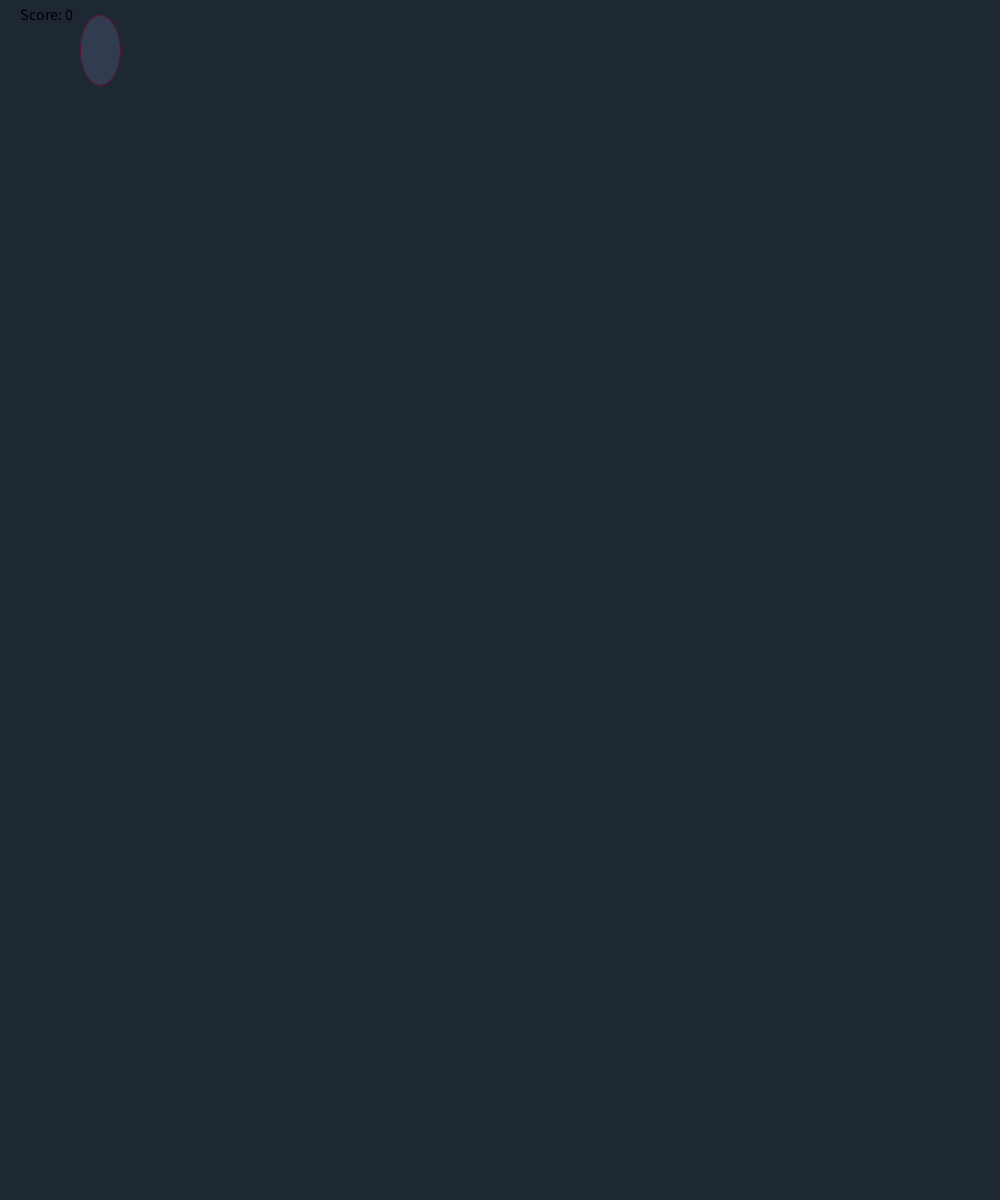
Frame 1 (no input)
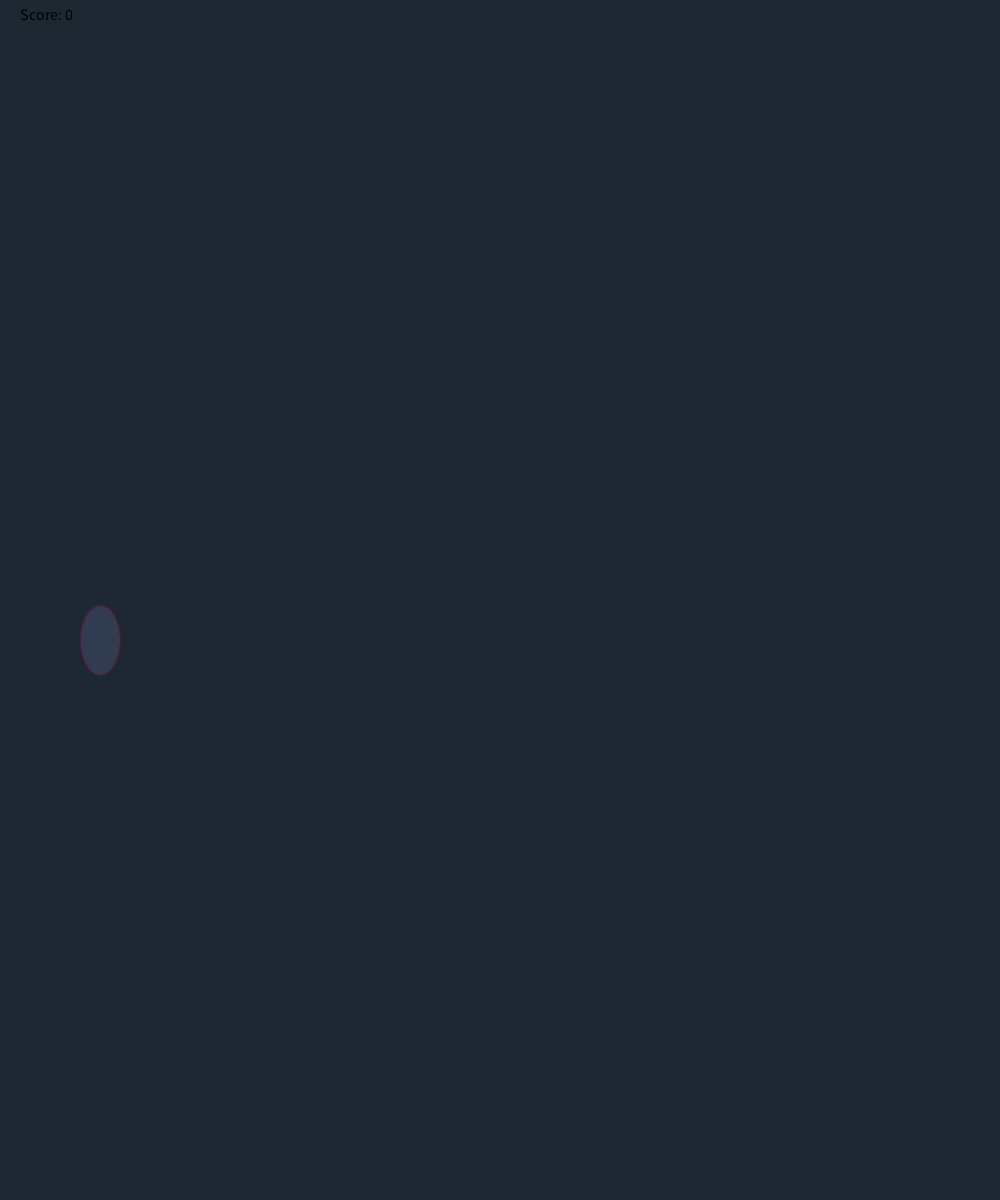
Frame 60 (the mouse pressed at the canvas centre just before this capture)
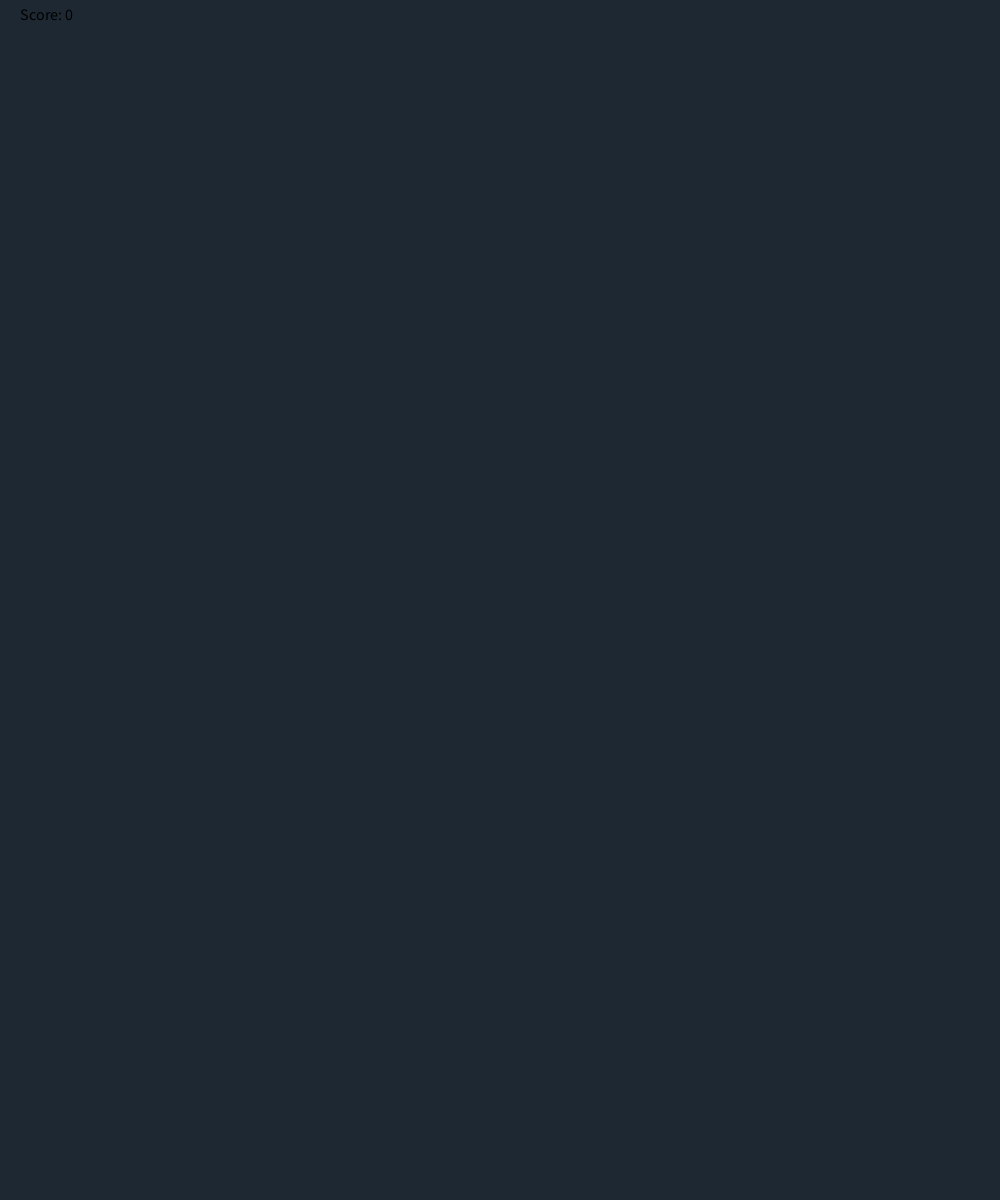
Frame 120 (the mouse held since frame 60 and released just before this capture)

The Processing sketch that drew these frames (run headless with seeded random() and noise(); from frame 60 on, the mouse is pressed at the canvas centre):

// Processing sketch: RainGame
// ── RainGame.pde
/*
 *    Copyright (c) The League of Amazing Programmers 2013-2021
 *    Level 1
 */
 
/** This program makes a game where the user has to catch rain drops in a bucket
 */


int score = 0;
int bucketWidth = 50;
int bucketHeight;
PImage bucket;
int y=50;
int x=100;

// The setup method is run once when the program starts
void setup() {

  //Set your canvas size
  size(1000,1200);
  
  //If you are using an image for the bucket, load it and resize it here.
  // A bucket image -  bucket.png - has been provided if you want to use it.


}
// The draw method runs continuously (in a loop) until the program ends
void draw(){
  // Set a background color
  background(30,40,50);
  
  // Draw a raindrop (ellipse) at the top of the screen
     fill(50, 60, 80);
    stroke(90, 20, 50);
    ellipse(x, y,40,70);
  
  // Make the rain fall down the screen.
  // Hint: make a variable for the raindrop's Y position and change it after you
  // draw the raindrop
  y+=10;
  

  // When the rain falls off the bottom of the canvas, 
  // start a new rain drop falling from the top.
  // Each new drop should start at a random position (X position) at the top. 
  // Hint: This code will give you a random number between 0 and the width of your sketch.
  int randomNumber = (int) random(width);
  
  if (y>=height){
x=randomNumber-20;
}
  // Draw a bucket (rectangle or image) at the bottom of the screen. 
  // The bucket's width needs to be stored in the bucketWidth variable.
  
  
  // Make the bucket move side-to-side with the mouse. Hint: use mouseX
  
  
  // When the rain drop has fallen to the bucket, call the checkCatch method
  //  to see if the rain drop is in the bucket.
  
 
 //This code will display the score on the screen. 
 // Change the color if it does not show up on your background.
    fill(0, 0, 0);
    textSize(16);
    text("Score: " + score, 20, 20);
}


// DO NOT CHANGE THIS METHOD - CALL IT FROM THE DRAW METHOD 
    void checkCatch(int x){
         if (x > mouseX && x < mouseX+bucketWidth)
            score++;
         else if (score > 0) 
            score--;
        println("Your score is now: " + score);
    }
